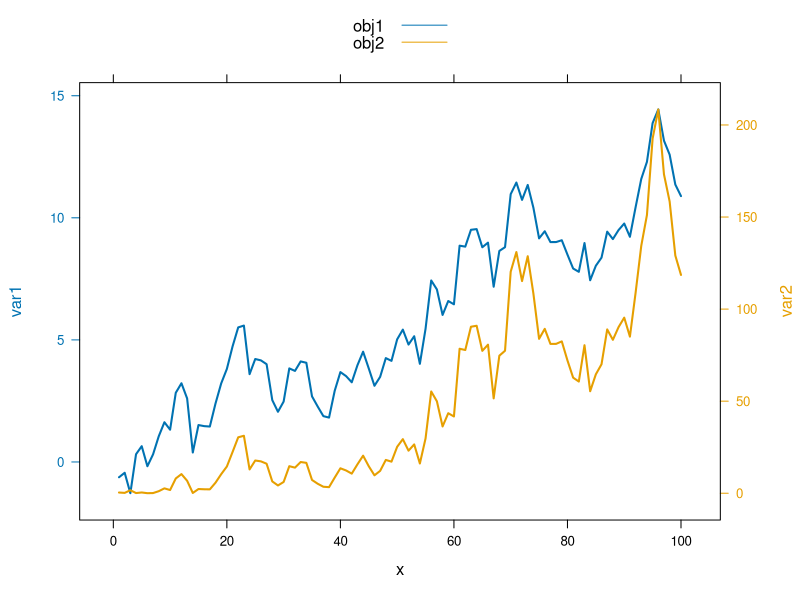

Source code (R):
#library
library(latticeExtra)

# create data
set.seed(1)
x <- 1:100
var1 <- cumsum(rnorm(100))
var2 <- var1^2
data <- data.frame(x,var1,var2)


# --> construct separate plots for each series
obj1 <- xyplot(var1 ~ x, data, type = "l" , lwd=2)
obj2 <- xyplot(var2 ~ x, data, type = "l", lwd=2)

# --> Make the plot with second y axis AND legend:
doubleYScale(obj1, obj2, text = c("obj1", "obj2") , add.ylab2 = TRUE)
